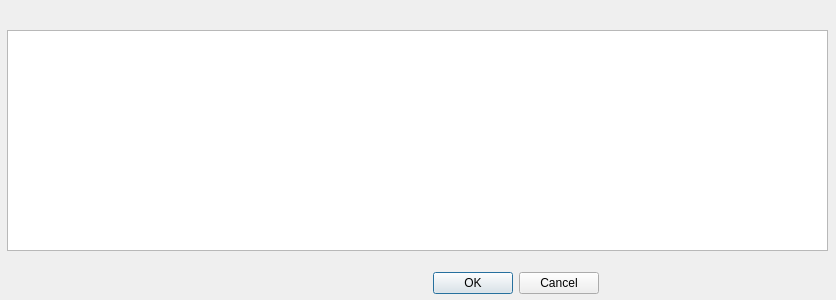
<?xml version="1.0" encoding="UTF-8"?>
<ui version="4.0">
 <class>QtIoOverzicht</class>
 <widget class="QDialog" name="QtIoOverzicht">
  <property name="geometry">
   <rect>
    <x>0</x>
    <y>0</y>
    <width>836</width>
    <height>300</height>
   </rect>
  </property>
  <property name="windowTitle">
   <string>Dialog</string>
  </property>
  <widget class="QDialogButtonBox" name="buttonBox">
   <property name="geometry">
    <rect>
     <x>210</x>
     <y>270</y>
     <width>389</width>
     <height>27</height>
    </rect>
   </property>
   <property name="orientation">
    <enum>Qt::Horizontal</enum>
   </property>
   <property name="standardButtons">
    <set>QDialogButtonBox::Cancel|QDialogButtonBox::Ok</set>
   </property>
  </widget>
  <widget class="QTableWidget" name="mTable">
   <property name="geometry">
    <rect>
     <x>7</x>
     <y>30</y>
     <width>821</width>
     <height>221</height>
    </rect>
   </property>
   <property name="sizePolicy">
    <sizepolicy hsizetype="Expanding" vsizetype="Expanding">
     <horstretch>0</horstretch>
     <verstretch>0</verstretch>
    </sizepolicy>
   </property>
   <property name="maximumSize">
    <size>
     <width>1000</width>
     <height>221</height>
    </size>
   </property>
   <property name="sizeIncrement">
    <size>
     <width>0</width>
     <height>0</height>
    </size>
   </property>
  </widget>
 </widget>
 <resources/>
 <connections>
  <connection>
   <sender>buttonBox</sender>
   <signal>accepted()</signal>
   <receiver>QtIoOverzicht</receiver>
   <slot>accept()</slot>
   <hints>
    <hint type="sourcelabel">
     <x>248</x>
     <y>254</y>
    </hint>
    <hint type="destinationlabel">
     <x>157</x>
     <y>274</y>
    </hint>
   </hints>
  </connection>
  <connection>
   <sender>buttonBox</sender>
   <signal>rejected()</signal>
   <receiver>QtIoOverzicht</receiver>
   <slot>reject()</slot>
   <hints>
    <hint type="sourcelabel">
     <x>316</x>
     <y>260</y>
    </hint>
    <hint type="destinationlabel">
     <x>286</x>
     <y>274</y>
    </hint>
   </hints>
  </connection>
 </connections>
</ui>
